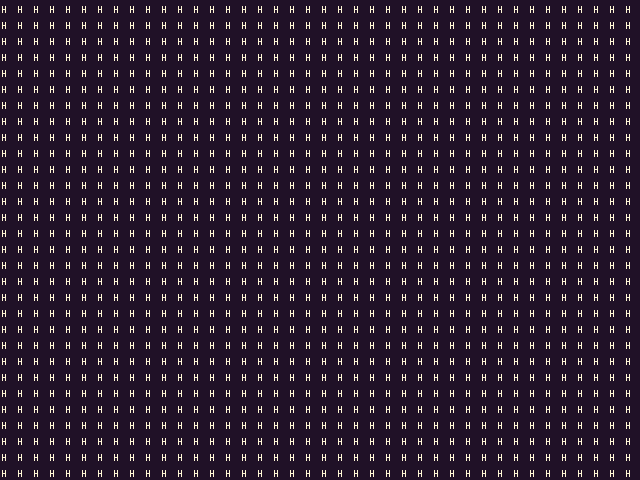

The image is a tile-based game level rendered from a .tmx file. Its description and complete source (layers, tilesets, objects, tile grids) follow:
An orthogonal 40x30 tile map with 16x16 px tiles, 1 tile layer (prototype).

<map version="1.10" tiledversion="1.10.2" orientation="orthogonal" renderorder="right-down" width="40" height="30" tilewidth="16" tileheight="16" infinite="0" nextlayerid="9" nextobjectid="1">
 <tileset firstgid="1" source="FaerieForest_PetricakeGamesTSX.tsx" />
 <layer id="1" name="prototype" width="40" height="30">
  <data encoding="csv">
163,163,163,163,163,163,163,163,163,163,163,163,163,163,163,163,163,163,163,163,163,163,163,163,163,163,163,163,163,163,163,163,163,163,163,163,163,163,163,163,
163,163,163,163,163,163,163,163,163,163,163,163,163,163,163,163,163,163,163,163,163,163,163,163,163,163,163,163,163,163,163,163,163,163,163,163,163,163,163,163,
163,163,163,163,163,163,163,163,163,163,163,163,163,163,163,163,163,163,163,163,163,163,163,163,163,163,163,163,163,163,163,163,163,163,163,163,163,163,163,163,
163,163,163,163,163,163,163,163,163,163,163,163,163,163,163,163,163,163,163,163,163,163,163,163,163,163,163,163,163,163,163,163,163,163,163,163,163,163,163,163,
163,163,163,163,163,163,163,163,163,163,163,163,163,163,163,163,163,163,163,163,163,163,163,163,163,163,163,163,163,163,163,163,163,163,163,163,163,163,163,163,
163,163,163,163,163,163,163,163,163,163,163,163,163,163,163,163,163,163,163,163,163,163,163,163,163,163,163,163,163,163,163,163,163,163,163,163,163,163,163,163,
163,163,163,163,163,163,163,163,163,163,163,163,163,163,163,163,163,163,163,163,163,163,163,163,163,163,163,163,163,163,163,163,163,163,163,163,163,163,163,163,
163,163,163,163,163,163,163,163,163,163,163,163,163,163,163,163,163,163,163,163,163,163,163,163,163,163,163,163,163,163,163,163,163,163,163,163,163,163,163,163,
163,163,163,163,163,163,163,163,163,163,163,163,163,163,163,163,163,163,163,163,163,163,163,163,163,163,163,163,163,163,163,163,163,163,163,163,163,163,163,163,
163,163,163,163,163,163,163,163,163,163,163,163,163,163,163,163,163,163,163,163,163,163,163,163,163,163,163,163,163,163,163,163,163,163,163,163,163,163,163,163,
163,163,163,163,163,163,163,163,163,163,163,163,163,163,163,163,163,163,163,163,163,163,163,163,163,163,163,163,163,163,163,163,163,163,163,163,163,163,163,163,
163,163,163,163,163,163,163,163,163,163,163,163,163,163,163,163,163,163,163,163,163,163,163,163,163,163,163,163,163,163,163,163,163,163,163,163,163,163,163,163,
163,163,163,163,163,163,163,163,163,163,163,163,163,163,163,163,163,163,163,163,163,163,163,163,163,163,163,163,163,163,163,163,163,163,163,163,163,163,163,163,
163,163,163,163,163,163,163,163,163,163,163,163,163,163,163,163,163,163,163,163,163,163,163,163,163,163,163,163,163,163,163,163,163,163,163,163,163,163,163,163,
163,163,163,163,163,163,163,163,163,163,163,163,163,163,163,163,163,163,163,163,163,163,163,163,163,163,163,163,163,163,163,163,163,163,163,163,163,163,163,163,
163,163,163,163,163,163,163,163,163,163,163,163,163,163,163,163,163,163,163,163,163,163,163,163,163,163,163,163,163,163,163,163,163,163,163,163,163,163,163,163,
163,163,163,163,163,163,163,163,163,163,163,163,163,163,163,163,163,163,163,163,163,163,163,163,163,163,163,163,163,163,163,163,163,163,163,163,163,163,163,163,
163,163,163,163,163,163,163,163,163,163,163,163,163,163,163,163,163,163,163,163,163,163,163,163,163,163,163,163,163,163,163,163,163,163,163,163,163,163,163,163,
163,163,163,163,163,163,163,163,163,163,163,163,163,163,163,163,163,163,163,163,163,163,163,163,163,163,163,163,163,163,163,163,163,163,163,163,163,163,163,163,
163,163,163,163,163,163,163,163,163,163,163,163,163,163,163,163,163,163,163,163,163,163,163,163,163,163,163,163,163,163,163,163,163,163,163,163,163,163,163,163,
163,163,163,163,163,163,163,163,163,163,163,163,163,163,163,163,163,163,163,163,163,163,163,163,163,163,163,163,163,163,163,163,163,163,163,163,163,163,163,163,
163,163,163,163,163,163,163,163,163,163,163,163,163,163,163,163,163,163,163,163,163,163,163,163,163,163,163,163,163,163,163,163,163,163,163,163,163,163,163,163,
163,163,163,163,163,163,163,163,163,163,163,163,163,163,163,163,163,163,163,163,163,163,163,163,163,163,163,163,163,163,163,163,163,163,163,163,163,163,163,163,
163,163,163,163,163,163,163,163,163,163,163,163,163,163,163,163,163,163,163,163,163,163,163,163,163,163,163,163,163,163,163,163,163,163,163,163,163,163,163,163,
163,163,163,163,163,163,163,163,163,163,163,163,163,163,163,163,163,163,163,163,163,163,163,163,163,163,163,163,163,163,163,163,163,163,163,163,163,163,163,163,
163,163,163,163,163,163,163,163,163,163,163,163,163,163,163,163,163,163,163,163,163,163,163,163,163,163,163,163,163,163,163,163,163,163,163,163,163,163,163,163,
163,163,163,163,163,163,163,163,163,163,163,163,163,163,163,163,163,163,163,163,163,163,163,163,163,163,163,163,163,163,163,163,163,163,163,163,163,163,163,163,
163,163,163,163,163,163,163,163,163,163,163,163,163,163,163,163,163,163,163,163,163,163,163,163,163,163,163,163,163,163,163,163,163,163,163,163,163,163,163,163,
163,163,163,163,163,163,163,163,163,163,163,163,163,163,163,163,163,163,163,163,163,163,163,163,163,163,163,163,163,163,163,163,163,163,163,163,163,163,163,163,
163,163,163,163,163,163,163,163,163,163,163,163,163,163,163,163,163,163,163,163,163,163,163,163,163,163,163,163,163,163,163,163,163,163,163,163,163,163,163,163
</data>
 </layer>
</map>
